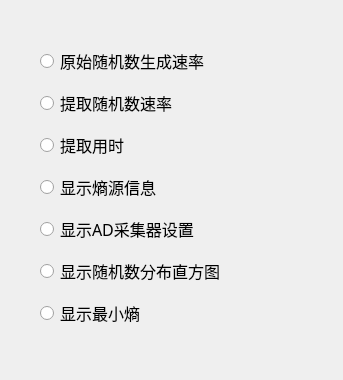
<?xml version="1.0" encoding="UTF-8"?>
<ui version="4.0">
 <class>Form</class>
 <widget class="QWidget" name="Form">
  <property name="geometry">
   <rect>
    <x>0</x>
    <y>0</y>
    <width>343</width>
    <height>380</height>
   </rect>
  </property>
  <property name="windowTitle">
   <string>展示设置</string>
  </property>
  <widget class="QWidget" name="verticalLayoutWidget">
   <property name="geometry">
    <rect>
     <x>40</x>
     <y>40</y>
     <width>185</width>
     <height>301</height>
    </rect>
   </property>
   <layout class="QVBoxLayout" name="verticalLayout">
    <item>
     <widget class="QRadioButton" name="radioButton">
      <property name="font">
       <font>
        <family>黑体</family>
        <pointsize>12</pointsize>
       </font>
      </property>
      <property name="text">
       <string>原始随机数生成速率</string>
      </property>
     </widget>
    </item>
    <item>
     <widget class="QRadioButton" name="radioButton_3">
      <property name="font">
       <font>
        <family>黑体</family>
        <pointsize>12</pointsize>
       </font>
      </property>
      <property name="text">
       <string>提取随机数速率</string>
      </property>
     </widget>
    </item>
    <item>
     <widget class="QRadioButton" name="radioButton_4">
      <property name="font">
       <font>
        <family>黑体</family>
        <pointsize>12</pointsize>
       </font>
      </property>
      <property name="text">
       <string>提取用时</string>
      </property>
     </widget>
    </item>
    <item>
     <widget class="QRadioButton" name="radioButton_5">
      <property name="font">
       <font>
        <family>黑体</family>
        <pointsize>12</pointsize>
       </font>
      </property>
      <property name="text">
       <string>显示熵源信息</string>
      </property>
     </widget>
    </item>
    <item>
     <widget class="QRadioButton" name="radioButton_6">
      <property name="font">
       <font>
        <family>黑体</family>
        <pointsize>12</pointsize>
       </font>
      </property>
      <property name="text">
       <string>显示AD采集器设置</string>
      </property>
     </widget>
    </item>
    <item>
     <widget class="QRadioButton" name="radioButton_2">
      <property name="font">
       <font>
        <family>黑体</family>
        <pointsize>12</pointsize>
       </font>
      </property>
      <property name="text">
       <string>显示随机数分布直方图</string>
      </property>
     </widget>
    </item>
    <item>
     <widget class="QRadioButton" name="radioButton_7">
      <property name="font">
       <font>
        <family>黑体</family>
        <pointsize>12</pointsize>
       </font>
      </property>
      <property name="text">
       <string>显示最小熵</string>
      </property>
     </widget>
    </item>
   </layout>
  </widget>
 </widget>
 <resources/>
 <connections/>
</ui>
